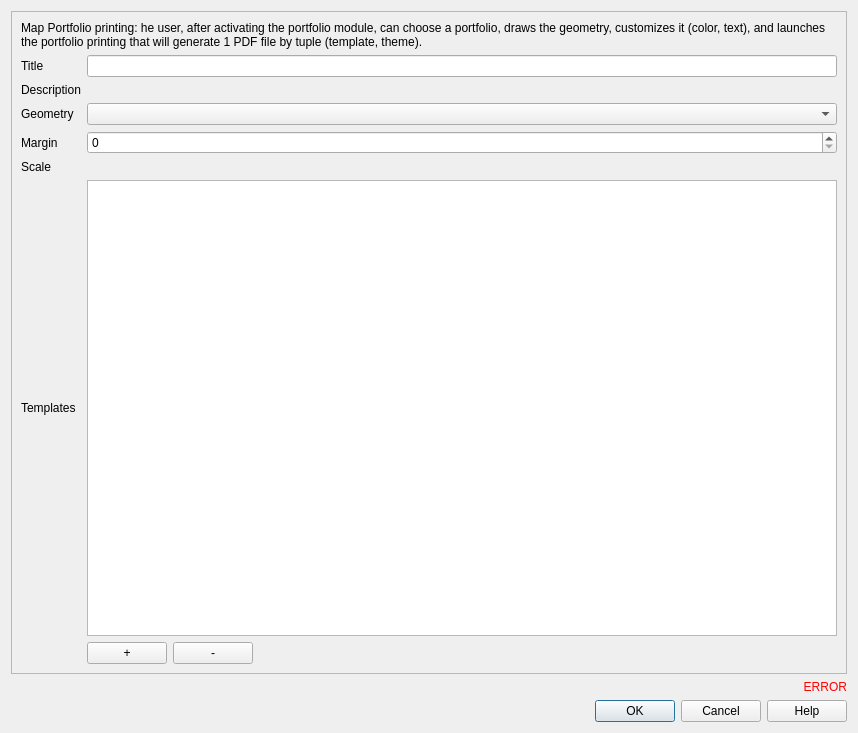
<?xml version="1.0" encoding="UTF-8"?>
<ui version="4.0">
 <class>Dialog</class>
 <widget class="QDialog" name="Dialog">
  <property name="geometry">
   <rect>
    <x>0</x>
    <y>0</y>
    <width>858</width>
    <height>733</height>
   </rect>
  </property>
  <property name="windowTitle">
   <string>Portfolio</string>
  </property>
  <layout class="QVBoxLayout" name="verticalLayout">
   <item>
    <widget class="QScrollArea" name="scrollArea">
     <property name="widgetResizable">
      <bool>true</bool>
     </property>
     <widget class="QWidget" name="scrollAreaWidgetContents">
      <property name="geometry">
       <rect>
        <x>0</x>
        <y>0</y>
        <width>838</width>
        <height>659</height>
       </rect>
      </property>
      <layout class="QVBoxLayout" name="verticalLayout_2">
       <item>
        <widget class="QLabel" name="label_portfolio">
         <property name="text">
          <string>Map Portfolio printing: he user, after activating the portfolio module, can choose a portfolio, draws the geometry, customizes it (color, text), and launches the portfolio printing that will generate 1 PDF file by tuple (template, theme).</string>
         </property>
         <property name="wordWrap">
          <bool>true</bool>
         </property>
        </widget>
       </item>
       <item>
        <layout class="QGridLayout" name="gridLayout">
         <item row="6" column="1">
          <layout class="QHBoxLayout" name="horizontalLayout_2">
           <item>
            <widget class="QPushButton" name="add_template">
             <property name="text">
              <string notr="true">+</string>
             </property>
            </widget>
           </item>
           <item>
            <widget class="QPushButton" name="remove_template">
             <property name="text">
              <string notr="true">-</string>
             </property>
            </widget>
           </item>
           <item>
            <spacer name="horizontalSpacer">
             <property name="orientation">
              <enum>Qt::Horizontal</enum>
             </property>
             <property name="sizeHint" stdset="0">
              <size>
               <width>40</width>
               <height>20</height>
              </size>
             </property>
            </spacer>
           </item>
          </layout>
         </item>
         <item row="3" column="1">
          <widget class="QSpinBox" name="margin"/>
         </item>
         <item row="5" column="0">
          <widget class="QLabel" name="label_templates">
           <property name="text">
            <string>Templates</string>
           </property>
          </widget>
         </item>
         <item row="1" column="0">
          <widget class="QLabel" name="label_description">
           <property name="text">
            <string>Description</string>
           </property>
          </widget>
         </item>
         <item row="2" column="0">
          <widget class="QLabel" name="label_geometry">
           <property name="text">
            <string>Geometry</string>
           </property>
          </widget>
         </item>
         <item row="1" column="1">
          <widget class="HtmlEditorWidget" name="text_description" native="true"/>
         </item>
         <item row="3" column="0">
          <widget class="QLabel" name="label">
           <property name="text">
            <string>Margin</string>
           </property>
          </widget>
         </item>
         <item row="2" column="1">
          <widget class="QComboBox" name="geometry"/>
         </item>
         <item row="5" column="1">
          <widget class="QTableWidget" name="templates"/>
         </item>
         <item row="0" column="1">
          <widget class="QLineEdit" name="title"/>
         </item>
         <item row="0" column="0">
          <widget class="QLabel" name="label_title">
           <property name="text">
            <string>Title</string>
           </property>
           <property name="wordWrap">
            <bool>true</bool>
           </property>
          </widget>
         </item>
         <item row="4" column="0">
          <widget class="QLabel" name="label_scale">
           <property name="text">
            <string>Scale</string>
           </property>
          </widget>
         </item>
         <item row="4" column="1">
          <widget class="QgsScaleWidget" name="scale">
           <property name="showCurrentScaleButton">
            <bool>true</bool>
           </property>
          </widget>
         </item>
        </layout>
       </item>
      </layout>
     </widget>
    </widget>
   </item>
   <item>
    <widget class="QLabel" name="error">
     <property name="styleSheet">
      <string notr="true">QLabel { color : red; }</string>
     </property>
     <property name="text">
      <string notr="true">ERROR</string>
     </property>
     <property name="alignment">
      <set>Qt::AlignRight|Qt::AlignTrailing|Qt::AlignVCenter</set>
     </property>
    </widget>
   </item>
   <item>
    <widget class="QDialogButtonBox" name="button_box">
     <property name="orientation">
      <enum>Qt::Horizontal</enum>
     </property>
     <property name="standardButtons">
      <set>QDialogButtonBox::Cancel|QDialogButtonBox::Help|QDialogButtonBox::Ok</set>
     </property>
    </widget>
   </item>
  </layout>
 </widget>
 <customwidgets>
  <customwidget>
   <class>QgsScaleWidget</class>
   <extends>QWidget</extends>
   <header>qgis.gui</header>
  </customwidget>
  <customwidget>
   <class>HtmlEditorWidget</class>
   <extends>QWidget</extends>
   <header>lizmap.widgets.html_editor</header>
   <container>1</container>
  </customwidget>
 </customwidgets>
 <resources/>
 <connections/>
</ui>
